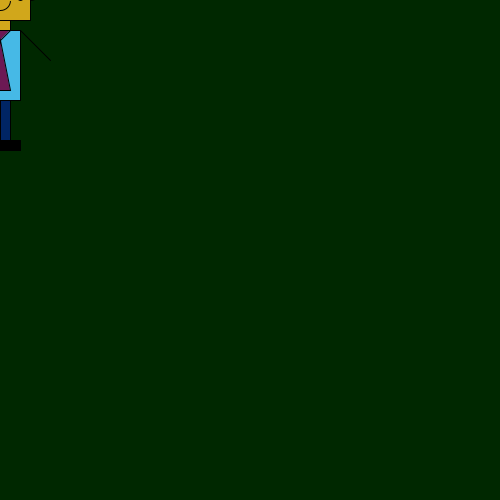
Frame 1 (no input)
Frame 60 (the mouse pressed at the canvas centre just before this capture): identical to frame 1, image omitted
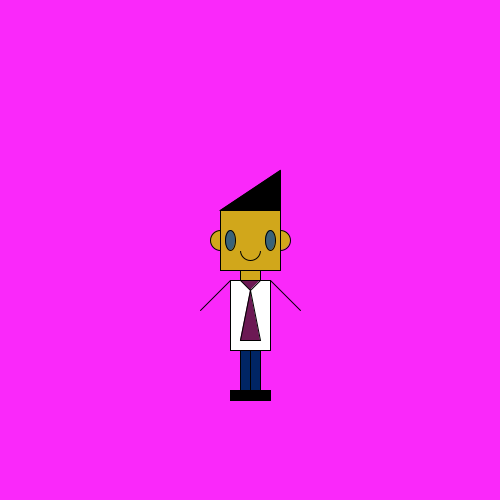
Frame 120 (the mouse held since frame 60 and released just before this capture)

The Processing sketch that drew these frames (run headless with seeded random() and noise(); from frame 60 on, the mouse is pressed at the canvas centre):

// Processing sketch: processing_70627
// ── processing_70627.pde

//ITGM 315
// Olsen D.C. (ocabra20@student.scad.edu)
// Assignment 1

float eyesR;
float eyesG;
float eyesB;

void setup(){
  size (500,500);
rectMode (CORNERS);
ellipseMode (CORNERS);
frameRate (40);
}
void draw (){
  background (mouseX,40,mouseY);


//ears
fill (209,167,27);
ellipse (mouseX-40,mouseY-20,mouseX-20,mouseY);
ellipse (mouseX+20,mouseY-20,mouseX+40,mouseY);

//face
rect (mouseX-30,mouseY-40,mouseX+30,mouseY+20);

//mouth
fill(209,167,27);
ellipse (mouseX-10,mouseY-10,mouseX+10,mouseY+10);

//mouth corrector
fill (209,167,27);
stroke (209,167,27);
rect(mouseX-10,mouseY-15,mouseX+10,mouseY);

//hair
fill (0);
stroke (0);
triangle (mouseX-30,mouseY-40,mouseX+30,mouseY-80,mouseX+30,mouseY-40);

//eyes
eyesR = random(255);
eyesG = random(255);
eyesB = random(255);
fill(eyesR,eyesG,eyesB);
ellipse(mouseX-25,mouseY-20,mouseX-15,mouseY);
ellipse(mouseX+15,mouseY-20,mouseX+25,mouseY);

//neck
fill(209,167,27);
rect (mouseX-10,mouseY+20,mouseX+10,mouseY+30);

//body
fill(mouseX+70,mouseY+185,mouseY+230);
rect(mouseX-20,mouseY+30,mouseX+20,mouseY+100);

//tie
fill(108,25,84);
triangle(mouseX-10,mouseY+30,mouseX,mouseY+40,mouseX+10,mouseY+30);
triangle(mouseX-10,mouseY+90,mouseX,mouseY+40,mouseX+10,mouseY+90);

//hands
line(mouseX-20,mouseY+30,pmouseX-50,pmouseY+60);
line(mouseX+20,mouseY+30,pmouseX+50,pmouseY+60);

//legs
fill(0,37,100);
rect(mouseX-10,mouseY+100,mouseX,mouseY+140);
rect(mouseX,mouseY+100,mouseX+10,mouseY+140);

//shoes
fill(0);
rect(mouseX-20,mouseY+140,mouseX,mouseY+150);
rect(mouseX,mouseY+140,mouseX+20,mouseY+150);
}

void mousePressed() {
  println("hey, I am learning proccessing!!");
}
